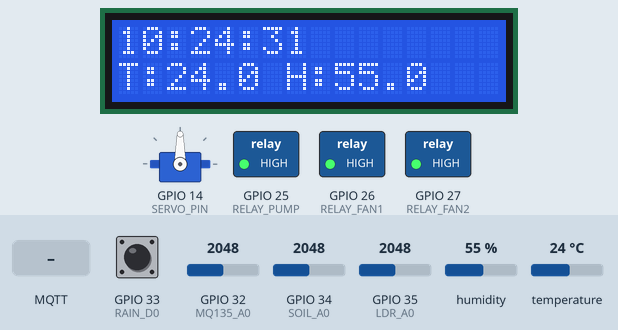
This sketch was run on a simulated ESP32. Parts: 16×2 character LCD, servo, switched loads named in the sketch (green lamp = pin HIGH). The inputs (shaded band) are chosen by the test bench; at power-on: temperature 24 °C, GPIO 33 (RAIN_D0) HIGH, GPIO 34 (SOIL_A0) = 2048, GPIO 32 (MQ135_A0) = 2048, GPIO 35 (LDR_A0) = 2048, humidity 55 %. WiFi joins after 1.5 s; servers stay silent unless stated; the local clock reads 2024-03-15 10:24:30 at power-on unless the sketch sets it; no MQTT or app messages arrive unless stated; what the sketch prints to the serial monitor is not drawn.

Above: at 2.7 s.
2.8 s: temperature set to 30 °C
At 7.5 s:
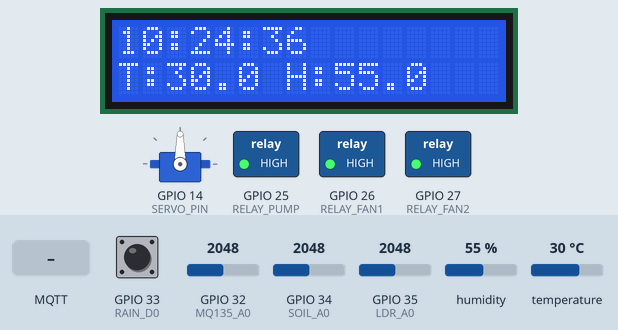
12.3 s: temperature set to 33 °C
At 18.1 s:
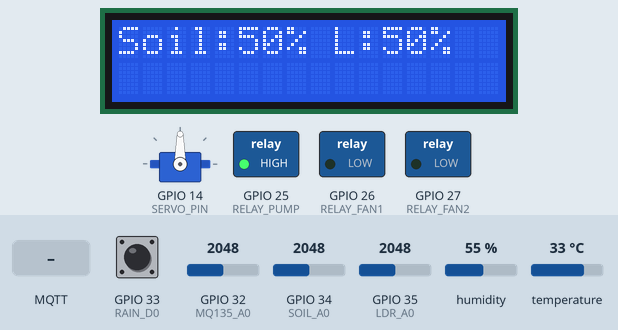
22.3 s: GPIO 33 (RAIN_D0) pulled LOW for 2.35 s
At 28.7 s:
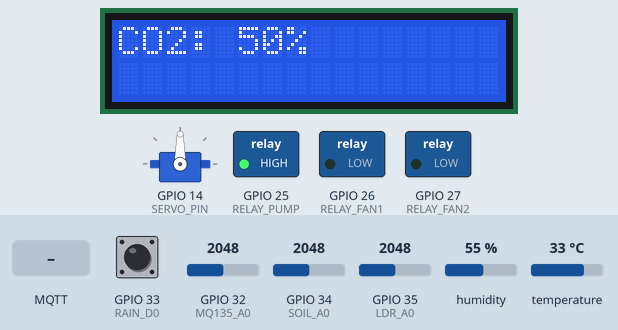
30.9 s: GPIO 34 (SOIL_A0) set to 2441
At 36.2 s:
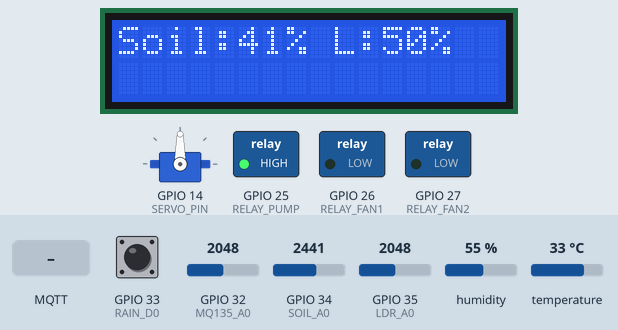
38.8 s: GPIO 34 (SOIL_A0) set to 2544
At 39.5 s:
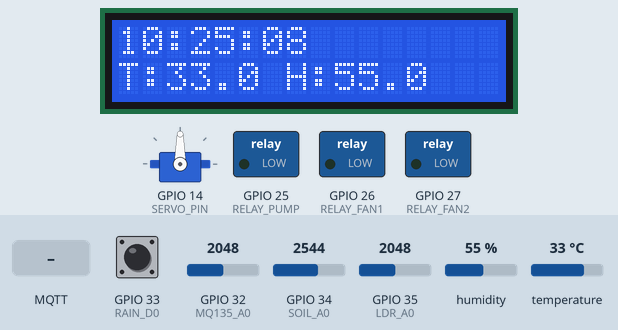
46.5 s: MQTT message "farm/relay/pump" arrives on the second subscribed topic
At 49.2 s:
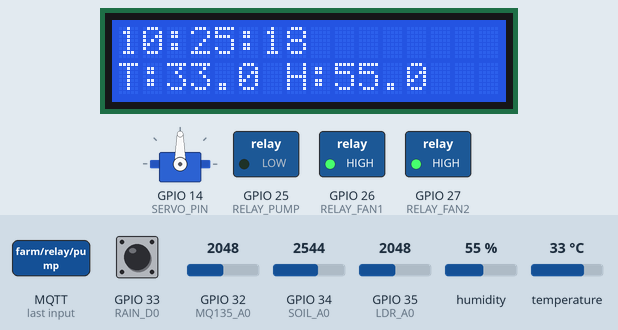
Timing chart, 0 to 50.7 s (numbered marks = the images above; inputs shaded):
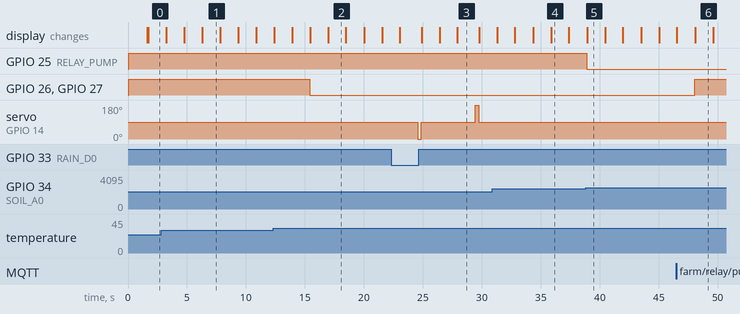

The sketch:

smartfarm.ino
```cpp
#include <WiFi.h>
#include <PubSubClient.h>
#include "DHT.h"
#include <Wire.h>
#include <LiquidCrystal_I2C.h>
#include "time.h"
#include <ESP32Servo.h>

// ==== Cảm biến ====
#define DHTPIN 4
#define DHTTYPE DHT11
#define SOIL_A0 34
#define LDR_A0 35
#define MQ135_A0 32
#define RAIN_D0 33   // Cảm biến mưa (D0)

// ==== Relay ====
#define RELAY_PUMP 25  // Bơm nước (IN1)
#define RELAY_FAN1 26  // Quạt 1 (IN2)
#define RELAY_FAN2 27  // Quạt 2 (IN3)

// ==== Servo ====
#define SERVO_PIN 14
Servo myServo;
int posCenter = 90;
int offset = 120;
bool lastRainState = HIGH; // HIGH = không mưa

// ==== UART Gửi Lệnh Đèn ====
HardwareSerial ledSerial(2);
#define TX2_PIN 17
#define RX2_PIN 16

// ==== WiFi & MQTT ====
const char* ssid = "Tony";
const char* password = "hoilamchi";
const char* mqtt_server = "13.239.43.66";

WiFiClient espClient;
PubSubClient client(espClient);
DHT dht(DHTPIN, DHTTYPE);
LiquidCrystal_I2C lcd(0x27, 16, 2);

// ==== NTP ====
const char* ntpServer = "pool.ntp.org";
const long gmtOffset_sec = 7 * 3600;
const int daylightOffset_sec = 0;

// ==== Manual Mode ====
unsigned long lastManualTime = 0;
const unsigned long MANUAL_TIMEOUT = 10000;

// ==== MQTT Callback ====
void callback(char* topic, byte* payload, unsigned int length) {
  String message;
  for (int i = 0; i < length; i++) message += (char)payload[i];
  message.trim();

  Serial.print("MQTT Command -> ");
  Serial.print(topic);
  Serial.print(": ");
  Serial.println(message);

  if (String(topic) == "farm/relay/pump") {
    lastManualTime = millis();
    if (message == "1") {
      digitalWrite(RELAY_PUMP, LOW);
      Serial.println("Pump ON (manual)");
    } else {
      digitalWrite(RELAY_PUMP, HIGH);
      Serial.println("Pump OFF (manual)");
    }
  }

  if (String(topic) == "farm/relay/fan") {
    lastManualTime = millis();
    if (message == "1") {
      digitalWrite(RELAY_FAN1, LOW);
      digitalWrite(RELAY_FAN2, LOW);
      Serial.println("Fan ON (manual)");
    } else {
      digitalWrite(RELAY_FAN1, HIGH);
      digitalWrite(RELAY_FAN2, HIGH);
      Serial.println("Fan OFF (manual)");
    }
  }
}

void setup() {
  Serial.begin(115200);
  dht.begin();
  lcd.init();
  lcd.backlight();

  pinMode(SOIL_A0, INPUT);
  pinMode(LDR_A0, INPUT);
  pinMode(MQ135_A0, INPUT);
  pinMode(RAIN_D0, INPUT_PULLUP);

  pinMode(RELAY_PUMP, OUTPUT);
  pinMode(RELAY_FAN1, OUTPUT);
  pinMode(RELAY_FAN2, OUTPUT);
  digitalWrite(RELAY_PUMP, HIGH);
  digitalWrite(RELAY_FAN1, HIGH);
  digitalWrite(RELAY_FAN2, HIGH);

  // Servo setup
  myServo.attach(SERVO_PIN);
  myServo.write(posCenter);

  // UART cho LED
  ledSerial.begin(9600, SERIAL_8N1, RX2_PIN, TX2_PIN);

  Serial.println("Hệ thống sẵn sàng!");
  Serial.println("Chờ tín hiệu từ cảm biến mưa...");

  // WiFi
  lcd.setCursor(0, 0);
  lcd.print("Connecting WiFi");
  WiFi.begin(ssid, password);
  while (WiFi.status() != WL_CONNECTED) {
    delay(500);
    Serial.print(".");
  }
  Serial.println("\nWiFi connected");
  lcd.clear();
  lcd.print("WiFi Connected");

  // MQTT
  client.setServer(mqtt_server, 1883);
  client.setCallback(callback);

  // NTP
  configTime(gmtOffset_sec, daylightOffset_sec, ntpServer);
}

void reconnect() {
  while (!client.connected()) {
    Serial.println("Connecting MQTT...");
    lcd.setCursor(0, 1);
    lcd.print("MQTT connecting ");
    if (client.connect("ESP32Client")) {
      Serial.println("Connected MQTT");
      lcd.clear();
      lcd.print("MQTT Connected");
      client.subscribe("farm/relay/pump");
      client.subscribe("farm/relay/fan");
    } else {
      delay(2000);
    }
  }
}

void printLocalTime() {
  struct tm timeinfo;
  if (!getLocalTime(&timeinfo)) return;
  char timeString[9];
  strftime(timeString, sizeof(timeString), "%H:%M:%S", &timeinfo);
  lcd.setCursor(0, 0);
  lcd.print(timeString);
}

void loop() {
  if (!client.connected()) reconnect();
  client.loop();

  float h = dht.readHumidity();
  float t = dht.readTemperature();
  int soilAnalog = analogRead(SOIL_A0);
  int ldrValue = analogRead(LDR_A0);
  int gasAnalog = analogRead(MQ135_A0);
  int currentRainState = digitalRead(RAIN_D0);

  float soilPercent = map(soilAnalog, 0, 4095, 100, 0);
  float lightPercent = map(ldrValue, 0, 4095, 100, 0);
  float gasLevel = map(gasAnalog, 0, 4095, 0, 100);  // CO₂ nồng độ %

  // === Điều khiển LED qua Arduino ===
  if (lightPercent < 20) {
    ledSerial.println("ON");
  } else {
    ledSerial.println("OFF");
  }

  // Servo phản ứng với mưa
  if (currentRainState == LOW && lastRainState == HIGH) {
    Serial.println("🌧 Bat dau co mua!");
    myServo.write(posCenter - offset);
    delay(300);
    myServo.write(posCenter);
  }
  if (currentRainState == HIGH && lastRainState == LOW) {
    Serial.println("☀ Het mua!");
    myServo.write(posCenter + offset);
    delay(300);
    myServo.write(posCenter);
  }
  lastRainState = currentRainState;

  // === AUTO MODE ===
  bool manualActive = (millis() - lastManualTime < MANUAL_TIMEOUT);
  if (!manualActive) {
    if (soilPercent < 40)
      digitalWrite(RELAY_PUMP, LOW);
    else if (soilPercent >= 50)
      digitalWrite(RELAY_PUMP, HIGH);

    if (t > 31) {
      digitalWrite(RELAY_FAN1, LOW);
      digitalWrite(RELAY_FAN2, LOW);
    } else if (t < 31) {
      digitalWrite(RELAY_FAN1, HIGH);
      digitalWrite(RELAY_FAN2, HIGH);
    }
  }

  // Publish dữ liệu
  char msg[10];
  sprintf(msg, "%.1f", h); client.publish("farm/hum", msg);
  sprintf(msg, "%.1f", t); client.publish("farm/temp", msg);
  sprintf(msg, "%.1f", soilPercent); client.publish("farm/soil", msg);
  sprintf(msg, "%.1f", lightPercent); client.publish("farm/light", msg);
  sprintf(msg, "%.1f", gasLevel); client.publish("farm/gas", msg);

  // === LCD hiển thị ===
  lcd.clear();
  printLocalTime();
  lcd.setCursor(0, 1);
  lcd.printf("T:%.1f H:%.1f", t, h);
  delay(1500);

  lcd.clear();
  lcd.printf("Soil:%.0f%% L:%.0f%%", soilPercent, lightPercent);
  delay(1500);

  lcd.clear();
  lcd.printf("CO2: %.0f%%", gasLevel);  // <-- HIỂN THỊ NỒNG ĐỘ CO2
  delay(1500);
}
```

Measured:
- the behaviour switches between 31 and 32 °C on temperature (found by bisection; images 1 and 2)
- the behaviour switches between 2497 and 2498 on GPIO 34 (SOIL_A0) (found by bisection; images 4 and 5)
- after the input at 12.3 s, GPIO 26 (RELAY_FAN1), GPIO 27 (RELAY_FAN2): HIGH → LOW after 3.1 s
- after the input at 22.3 s, servo on GPIO 14 (SERVO_PIN): 90° → 0° after 2.3 s, → 90° 0.30 s later, → 180° 4.6 s later, → 90° 0.30 s later
- after the input at 38.8 s, GPIO 25 (RELAY_PUMP): HIGH → LOW after 0.11 s
- after the input at 46.5 s, GPIO 26 (RELAY_FAN1), GPIO 27 (RELAY_FAN2): LOW → HIGH after 1.5 s
- what the display in image 1 shows lasts 1.5 s, from 6.3 s to 7.8 s
